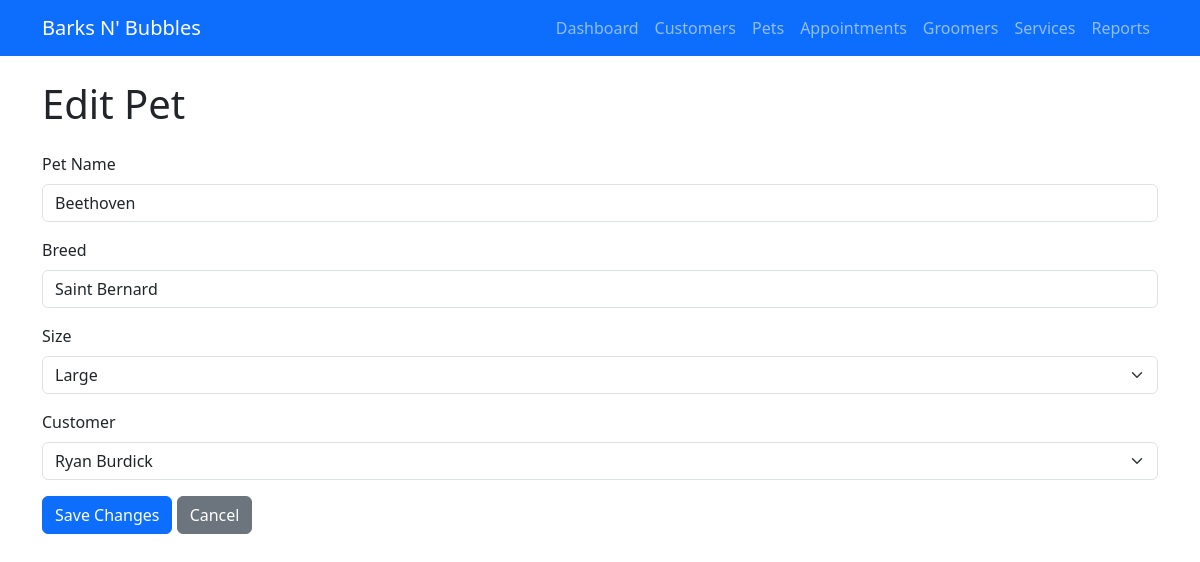
/pets/edit/5, run on the app's committed database.
### tables this page shows
CREATE TABLE pet (
            petID INTEGER PRIMARY KEY AUTOINCREMENT,
            petName TEXT NOT NULL,
            breed TEXT,
            size TEXT,
            customerID INTEGER NOT NULL,
            FOREIGN KEY (customerID) REFERENCES customer(customerID)
        );

CREATE TABLE customer (
            customerID INTEGER PRIMARY KEY AUTOINCREMENT,
            customerFName TEXT NOT NULL,
            customerLName TEXT NOT NULL,
            customerEmail TEXT,
            customerPhone TEXT,
            customerAddress TEXT,
            customerAlt TEXT
        );

### app.py (the view, shortened to what this page needs)
@app.route("/pets/edit/<int:pet_id>", methods=["GET", "POST"])
def edit_pet(pet_id):
    connection = get_db_connection()
    pet = connection.execute(
        "SELECT * FROM pet WHERE petID = ?",
        (pet_id,)
    ).fetchone()
    customers = connection.execute(
        """
        SELECT customerID, customerFName, customerLName
        FROM customer
        ORDER BY customerLName, customerFName
        """
    ).fetchall()
    connection.close()
    return render_template(
        "edit_pet.html",
        pet=pet,
        customers=customers
    )

### app.py (called while the page is built)
def get_db_connection():
    connection = sqlite3.connect("barksnbubbles.db")
    connection.row_factory = sqlite3.Row
    return connection

### templates/edit_pet.html (shortened to what this page needs)
{% extends "base.html" %}
{% block content %}
<h1 class="mb-4">Edit Pet</h1>
<form method="POST">
    <div class="mb-3">
        <label class="form-label">Pet Name</label>
        <input
            type="text"
            name="pet_name"
            class="form-control"
            value="{{ pet['petName'] }}"
            required>
    </div>
    <div class="mb-3">
        <label class="form-label">Breed</label>
        <input
            type="text"
            name="breed"
            class="form-control"
            value="{{ pet['breed'] }}">
    </div>
    <div class="mb-3">
        <label class="form-label">Size</label>
        <select name="size" class="form-select">
            <option value="Large"
            {% if pet['size']=="Large" %}selected{% endif %}>
            Large
            </option>
        </select>
    </div>
    <div class="mb-3">
        <label class="form-label">Customer</label>
        <select
            name="customer_id"
            class="form-select">
            {% for customer in customers %}
            <option
                value="{{ customer['customerID'] }}"
                {% if customer['customerID']==pet['customerID'] %}selected{% endif %}>
                {{ customer['customerFName'] }}
                {{ customer['customerLName'] }}
            </option>
            {% endfor %}
        </select>
    </div>
    <button
        type="submit"
        class="btn btn-primary">
        Save Changes
    </button>
    <a
        href="/pets"
        class="btn btn-secondary">
        Cancel
    </a>
</form>
{% endblock %}

### data on the page
pet: pet_name "Beethoven", breed "Saint Bernard", size "Large", customer_id "Ryan Burdick"
